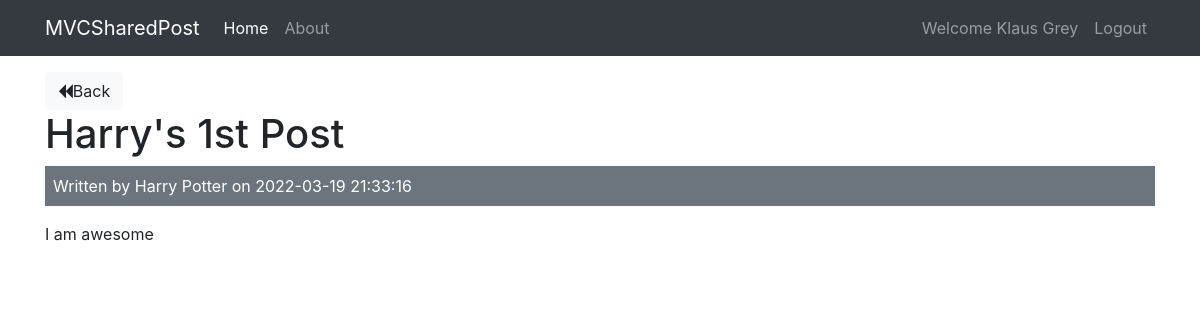
/posts/show/4 (signed in), run on the app's committed database.
### tables this page shows
CREATE TABLE `posts` (
  `id` int(11) NOT NULL,
  `user_id` int(11) NOT NULL,
  `title` varchar(255) NOT NULL,
  `body` text NOT NULL,
  `created_at` datetime NOT NULL DEFAULT current_timestamp()
);

CREATE TABLE `users` (
  `id` int(11) NOT NULL,
  `name` varchar(255) NOT NULL,
  `email` varchar(255) NOT NULL,
  `password` varchar(255) NOT NULL,
  `created_at` datetime NOT NULL DEFAULT current_timestamp()
);

### app/controllers/Posts.php (called while the page is built, shortened)
<?php
class Posts extends Controller
{
    private $postModel;
    private $userModel;
    public function __construct()
    {
        $this->postModel = $this->model('Post');
        $this->userModel = $this->model('User');
    }
    public function show($post_id)
    {
        $post = $this->postModel->getPostById($post_id);
        $user = $this->userModel->getUserById($post->user_id);
        $data = [
            'post' => $post,
            'user' => $user
        ];
        $this->loadView('posts/show', $data);
    }
}

### app/libraries/core.php (called while the page is built, shortened)
<?php
class Core
{
    protected $currentMethod = "index";
    public function __construct()
    {
        $url = $this->getURL();
        if (isset($url[0])) {
            if (file_exists('../app/controllers/' . ucwords($url[0]) . '.php')) {
                unset($url[0]);
            }
        }
        $this->currentController = new $this->currentController;
        if (isset($url[1])) {
            if (method_exists($this->currentController, $url[1])) {
                $this->currentMethod = $url[1];
                unset($url[1]);
            }
        }
        $this->params = $url ? array_values($url) : [];
        call_user_func_array([$this->currentController, $this->currentMethod], $this->params);
    }
    public function getURL()
    {
        if (isset($_GET['url'])) {
            $url = trim($_GET['url'], '/');
            $url = filter_var($url, FILTER_SANITIZE_URL);
            $url = explode('/', $url);
            return $url;
        }
    }
}

### public/index.php (called while the page is built, shortened)
<?php
$obj_core = new Core();

### app/libraries/database.php (called while the page is built, shortened)
<?php
class Database
{
    private $host = DB_HOST;
    private $user = DB_USER;
    private $pass = DB_PASSWORD;
    private $dbname = DB_NAME;
    private $dbh;
    private $stmnt;
    public function __construct()
    {
        $dsn = "mysql:host={$this->host};dbname={$this->dbname}";
        $option = array(
            PDO::ATTR_PERSISTENT => true,
            PDO::ATTR_ERRMODE => PDO::ERRMODE_EXCEPTION
        );
        try {
            $this->dbh = new PDO($dsn, $this->user, $this->pass, $option);
        } catch (PDOException $e) {
            $this->error = $e->getMessage();
            echo $this->error;
        }
    }
    public function query($sql)
    {
        $this->stmnt = $this->dbh->prepare($sql);
    }
    public function bind($param, $value, $type = null)
    {
        if (is_null($type)) {
            switch (true) {
                default:
                    $type = PDO::PARAM_STR;
                    break;
            }
        }
        $this->stmnt->bindValue($param, $value, $type);
    }
    public function execute()
    {
        return $this->stmnt->execute();
    }
    public function singleRow()
    {
        $this->execute();
        return $this->stmnt->fetch(PDO::FETCH_OBJ);
    }
}

### app/models/Post.php (called while the page is built, shortened)
<?php
class Post
{
    private $db;
    public function __construct()
    {
        $this->db = new Database();
    }
    public function getPostById($post_id)
    {
        $this->db->query("SELECT * FROM posts WHERE id = :id");
        $this->db->bind(':id', $post_id);
        $row = $this->db->singleRow();
        return $row;
    }
}

### app/models/User.php (called while the page is built, shortened)
<?php
class User
{
    private $db;
    public function __construct()
    {
        $this->db = new Database;
    }
    public function getUserById($user_id)
    {
        $this->db->query("SELECT * FROM users WHERE id= :user_id");
        $this->db->bind(':user_id', $user_id);
        $row = $this->db->singleRow();
        return $row;
    }
}

### app/views/posts/show.php (the view, shortened to what this page needs)
<?php require APPROOT . '/views/includes/header.php'; ?>
<a href="<?php echo URLROOT; ?>/posts" class="btn btn-light"><i class="fa fa-backward"></i>Back</a>
<br>
<h1><?php echo $data['post']->title ?></h1>
<div class="bg-secondary text-white p-2 mb-3">
    Written by <?php echo $data['user']->name; ?> on <?php echo $data['post']->created_at; ?>
</div>
<p><?php echo $data['post']->body; ?></p>
<?php require APPROOT . '/views/includes/footer.php'; ?>

### data on the page
posts: title "Harry's 1st Post", created_at "2022-03-19 21:33:16", body "I am awesome"
users: name "Harry Potter"

### other printed values
SITENAME "MVCSharedPost"
$_SESSION['user_name'] "Klaus Grey"
